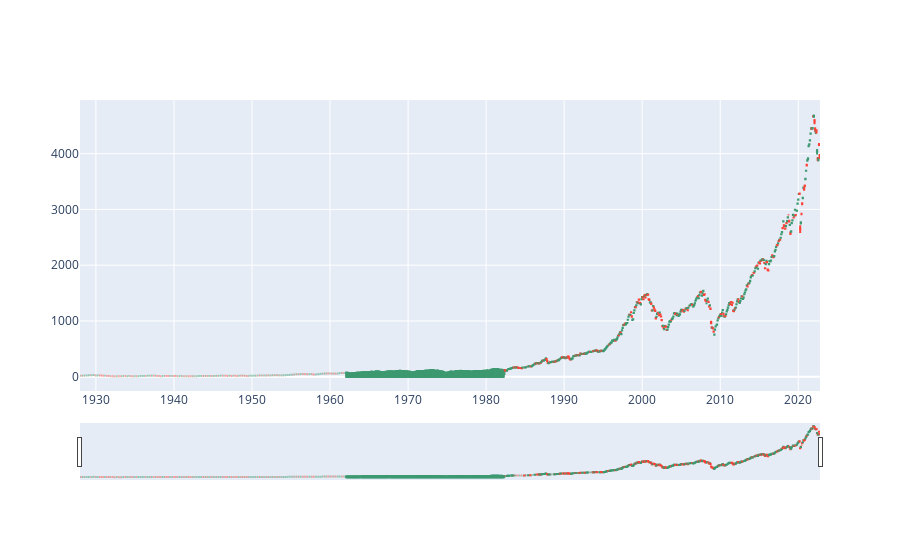

Notebook code cell kept with this figure:
### Code cell
import plotly.graph_objects as go

fig = go.Figure(data=go.Candlestick(x= monthly_data.Date,
                    open=monthly_data['S&P_Open'],
                    high=monthly_data['High'],
                    low=monthly_data['Low'],
                    close=monthly_data['S&P_Close']))
fig.show()

### Figure 1 — Plotly figure (JSON) as saved in the notebook; plotly's stock layout.template omitted (floating-point values rounded to 4 significant figures; data arrays with more than 128 entries replaced by an {"elided": "..."} marker saying what was removed)
{"data": [{"close": {"elided": "1138 float values"}, "high": {"elided": "1138 float values"}, "low": {"elided": "1138 float values"}, "open": {"elided": "1138 float values"}, "type": "candlestick", "x": {"elided": "1138 str values"}}], "layout": {}}
